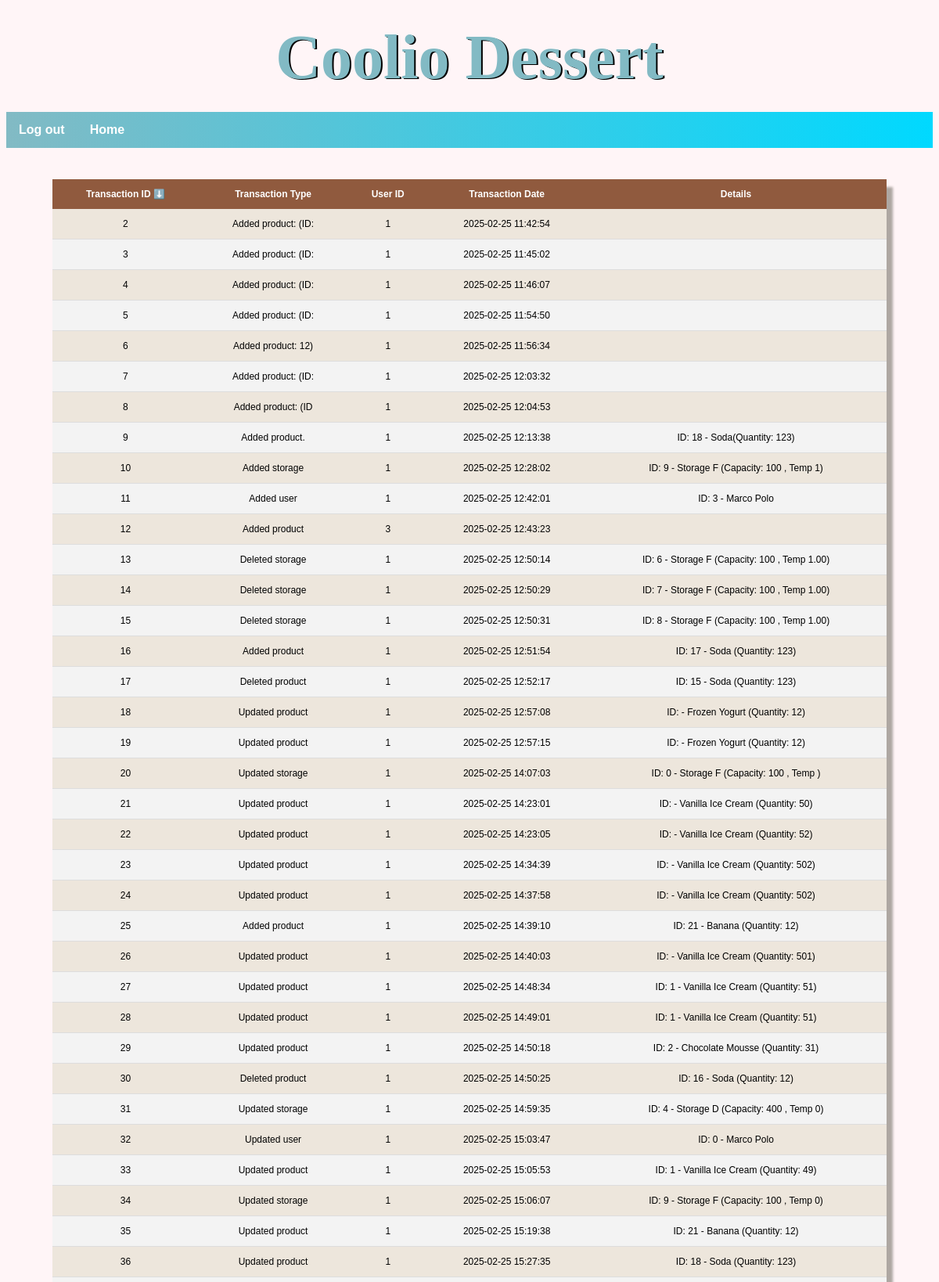
Page /viewTransactions.php?sort=asc (signed in, upper part) on the committed database.
### tables this page shows
CREATE TABLE `transactionlog` (
  `TransactionID` int(11) NOT NULL,
  `TransactionType` text NOT NULL,
  `UserID` int(11) NOT NULL,
  `TransactionDate` datetime NOT NULL DEFAULT current_timestamp(),
  `Details` text DEFAULT NULL
);

### viewTransactions.php (the view, shortened to what this page needs)
<?php
    include 'dbconn.php';
    $sortOrder = isset($_GET['sort']) && $_GET['sort'] == 'asc' ? 'ASC' : 'DESC';
    $nextSortOrder = ($sortOrder == 'ASC') ? 'desc' : 'asc';
    $sql = "SELECT * FROM transactionlog ORDER BY TransactionID $sortOrder";
    $result = mysqli_query($conn, $sql);
?>
<!DOCTYPE html>
<html>
    <head>
    <h1>
            Coolio Dessert
        </h1>
        <ul>
            <li>
                <a href = "index.php">
                    Log out
                </a>
            </li>
            <li>
                <a href = "home.php">
                    Home
                </a>
            </li>
        </ul>
        <link rel = "stylesheet" href = "style.css">
    </head>
    <body>
        <div class = "transactionlog">
            <table class = "tableStyle">
                <thead>
                    <tr>
                        <th> Transaction ID
                            <a href="?sort=<?php echo $nextSortOrder; ?>">
                                <?php echo ($sortOrder == 'ASC') ? '⬇️' : '⬆️'; ?>
                            </a>
                        </th>
                        <th> Transaction Type </th>
                        <th> User ID </th>
                        <th> Transaction Date </th>
                        <th> Details </th>
                    </tr>
                </thead>
                <tbody>
                    <?php while ($row = mysqli_fetch_assoc($result)) : ?>
                    <?php
                        if (mysqli_num_rows($result) > 0) {
                            while ($row = mysqli_fetch_assoc($result)) {
                                echo "<tr>";
                                    echo "<td>" . $row["TransactionID"] . "</td>";
                                    echo "<td>" . $row["TransactionType"] . "</td>";
                                    echo "<td>" . $row["UserID"] . "</td>";
                                    echo "<td>" . $row["TransactionDate"] . "</td>";
                                    echo "<td>" . $row["Details"] . "</td>";
                            }
                        } else {
                            echo "<tr><td>No records.</td></tr>";
                        }
                    ?>
                    <?php endwhile; ?>
                </tbody>
            </table>
        </div>
    </body>
</html>

### style.css (style rules this page uses)
:root { --customWhite: #fff5f7; --lightBrown: #f5e4c4; --lightOrange: #b37e88; --lightGreen: #749c74; --green: #58acd3; --darkGreen: #980000; --shadowGreen: #162a55; --navcolor1: #82bac4; --navcolor2: #00d9ff; --gradientNav: linear-gradient(to right, var(--navcolor1), var(--navcolor2)); --gradientBG: linear-gradient(to right, var(--lightGreen), var(--lightOrange)); --heading: 'Trebuchet MS', sans-serif; --body: 'Helvetica', sans-serif; }
h1 { animation-name: animation2; animation-duration: 0.7s; animation-timing-function: ease; animation-delay: 0s; animation-iteration-count: 1; animation-direction: normal; animation-fill-mode: none; margin-top: 0px; padding-top: 20px; font-family: 'CursiveFont'; text-shadow: -2px -2px 0 #000000, 2px -2px 0 #000000, -2px 2px 0 #000000, 2px 2px 0 #000000; font-size: 80px; text-align: center; color: #82bac4; text-shadow: 2px 1px #000000; }
body { background-color: var(--customWhite); align-content: center; background-image: url('assets/bgImg.jpg'); background-size: cover; background-position: top center; background-repeat: no-repeat; min-height: 100vh; background-color:#fff5f7 ; }
a { color: white; text-decoration: none; text-align: center; }
ul { animation-name: animation2; animation-duration: 0.7s; animation-timing-function: ease; animation-delay: 0s; animation-iteration-count: 1; animation-direction: normal; animation-fill-mode: none; list-style-type: none; margin: 0; margin-top: -30px; padding: 0; overflow: hidden; background: var(--gradientNav); }
li { float: left; }
li a { display: block; font-family: Arial; font-weight: bold; text-align: center; padding: 14px 16px; transition-duration: 0.2s; }
.tableStyle { animation-name: animation1; animation-duration: 1s; animation-timing-function: ease; animation-delay: 0s; animation-iteration-count: 1; animation-direction: normal; animation-fill-mode: none; width: 90%; border-collapse: collapse; font-family: var(--body); font-size: 12px; text-align: center; margin-top: 40px; margin-left: auto; margin-right: auto; box-shadow: 8px 10px 3px rgb(174, 167, 162); }
.tableStyle th, .tableStyle td { padding: 12px 15px; }
.tableStyle thead tr { background-color: #905a3e ; color: #ffffff; font-weight: bold; }
.tableStyle tbody tr { border-bottom: 1px solid #dddddd; font-size: 12px; }
.tableStyle tbody tr:nth-of-type(even) { background-color: #f3f3f3; }
.tableStyle tbody tr:nth-of-type(odd) { background-color: #ede6dc ; }

### rows in the picture
transactionlog: TransactionID "2", TransactionType "Added product: (ID:", UserID "1", TransactionDate "2025-02-25 11:42:54"
transactionlog: TransactionID "3", TransactionType "Added product: (ID:", UserID "1", TransactionDate "2025-02-25 11:45:02"
transactionlog: TransactionID "4", TransactionType "Added product: (ID:", UserID "1", TransactionDate "2025-02-25 11:46:07"
transactionlog: TransactionID "5", TransactionType "Added product: (ID:", UserID "1", TransactionDate "2025-02-25 11:54:50"
transactionlog: TransactionID "6", TransactionType "Added product: 12)", UserID "1", TransactionDate "2025-02-25 11:56:34"
transactionlog: TransactionID "7", TransactionType "Added product: (ID:", UserID "1", TransactionDate "2025-02-25 12:03:32"
transactionlog: TransactionID "8", TransactionType "Added product: (ID", UserID "1", TransactionDate "2025-02-25 12:04:53"
transactionlog: TransactionID "9", TransactionType "Added product.", UserID "1", TransactionDate "2025-02-25 12:13:38", Details "ID: 18 - Soda(Quantity: 123)"
transactionlog: TransactionID "10", TransactionType "Added storage", UserID "1", TransactionDate "2025-02-25 12:28:02", Details "ID: 9 - Storage F (Capacity: 100 , Temp 1)"
transactionlog: TransactionID "11", TransactionType "Added user", UserID "1", TransactionDate "2025-02-25 12:42:01", Details "ID: 3 - Marco Polo"
transactionlog: TransactionID "12", TransactionType "Added product", UserID "3", TransactionDate "2025-02-25 12:43:23"
transactionlog: TransactionID "13", TransactionType "Deleted storage", UserID "1", TransactionDate "2025-02-25 12:50:14", Details "ID: 6 - Storage F (Capacity: 100 , Temp 1.00)"
transactionlog: TransactionID "14", TransactionType "Deleted storage", UserID "1", TransactionDate "2025-02-25 12:50:29", Details "ID: 7 - Storage F (Capacity: 100 , Temp 1.00)"
transactionlog: TransactionID "15", TransactionType "Deleted storage", UserID "1", TransactionDate "2025-02-25 12:50:31", Details "ID: 8 - Storage F (Capacity: 100 , Temp 1.00)"
transactionlog: TransactionID "16", TransactionType "Added product", UserID "1", TransactionDate "2025-02-25 12:51:54", Details "ID: 17 - Soda (Quantity: 123)"
transactionlog: TransactionID "17", TransactionType "Deleted product", UserID "1", TransactionDate "2025-02-25 12:52:17", Details "ID: 15 - Soda (Quantity: 123)"
transactionlog: TransactionID "18", TransactionType "Updated product", UserID "1", TransactionDate "2025-02-25 12:57:08", Details "ID: - Frozen Yogurt (Quantity: 12)"
transactionlog: TransactionID "19", TransactionType "Updated product", UserID "1", TransactionDate "2025-02-25 12:57:15", Details "ID: - Frozen Yogurt (Quantity: 12)"
transactionlog: TransactionID "20", TransactionType "Updated storage", UserID "1", TransactionDate "2025-02-25 14:07:03", Details "ID: 0 - Storage F (Capacity: 100 , Temp )"
transactionlog: TransactionID "21", TransactionType "Updated product", UserID "1", TransactionDate "2025-02-25 14:23:01", Details "ID: - Vanilla Ice Cream (Quantity: 50)"
transactionlog: TransactionID "22", TransactionType "Updated product", UserID "1", TransactionDate "2025-02-25 14:23:05", Details "ID: - Vanilla Ice Cream (Quantity: 52)"
transactionlog: TransactionID "23", TransactionType "Updated product", UserID "1", TransactionDate "2025-02-25 14:34:39", Details "ID: - Vanilla Ice Cream (Quantity: 502)"
transactionlog: TransactionID "24", TransactionType "Updated product", UserID "1", TransactionDate "2025-02-25 14:37:58", Details "ID: - Vanilla Ice Cream (Quantity: 502)"
transactionlog: TransactionID "25", TransactionType "Added product", UserID "1", TransactionDate "2025-02-25 14:39:10", Details "ID: 21 - Banana (Quantity: 12)"
transactionlog: TransactionID "26", TransactionType "Updated product", UserID "1", TransactionDate "2025-02-25 14:40:03", Details "ID: - Vanilla Ice Cream (Quantity: 501)"
transactionlog: TransactionID "27", TransactionType "Updated product", UserID "1", TransactionDate "2025-02-25 14:48:34", Details "ID: 1 - Vanilla Ice Cream (Quantity: 51)"
transactionlog: TransactionID "28", TransactionType "Updated product", UserID "1", TransactionDate "2025-02-25 14:49:01", Details "ID: 1 - Vanilla Ice Cream (Quantity: 51)"
transactionlog: TransactionID "29", TransactionType "Updated product", UserID "1", TransactionDate "2025-02-25 14:50:18", Details "ID: 2 - Chocolate Mousse (Quantity: 31)"
transactionlog: TransactionID "30", TransactionType "Deleted product", UserID "1", TransactionDate "2025-02-25 14:50:25", Details "ID: 16 - Soda (Quantity: 12)"
transactionlog: TransactionID "31", TransactionType "Updated storage", UserID "1", TransactionDate "2025-02-25 14:59:35", Details "ID: 4 - Storage D (Capacity: 400 , Temp 0)"
transactionlog: TransactionID "32", TransactionType "Updated user", UserID "1", TransactionDate "2025-02-25 15:03:47", Details "ID: 0 - Marco Polo"
transactionlog: TransactionID "33", TransactionType "Updated product", UserID "1", TransactionDate "2025-02-25 15:05:53", Details "ID: 1 - Vanilla Ice Cream (Quantity: 49)"
transactionlog: TransactionID "34", TransactionType "Updated storage", UserID "1", TransactionDate "2025-02-25 15:06:07", Details "ID: 9 - Storage F (Capacity: 100 , Temp 0)"
transactionlog: TransactionID "35", TransactionType "Updated product", UserID "1", TransactionDate "2025-02-25 15:19:38", Details "ID: 21 - Banana (Quantity: 12)"
transactionlog: TransactionID "36", TransactionType "Updated product", UserID "1", TransactionDate "2025-02-25 15:27:35", Details "ID: 18 - Soda (Quantity: 123)"
